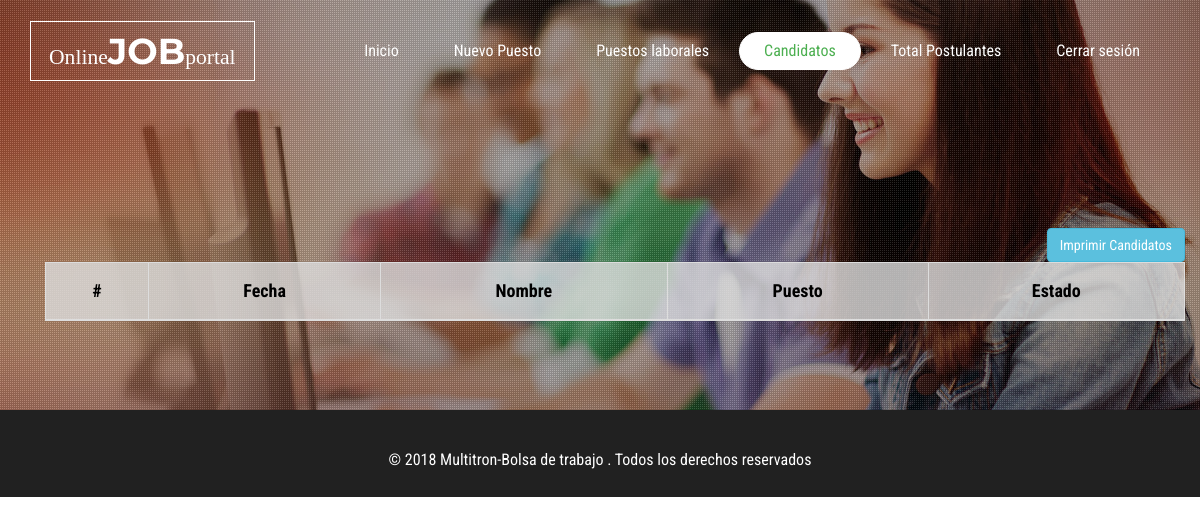
/user/jobprovider/candidatos.php, run on an earlier commit of the app's database.
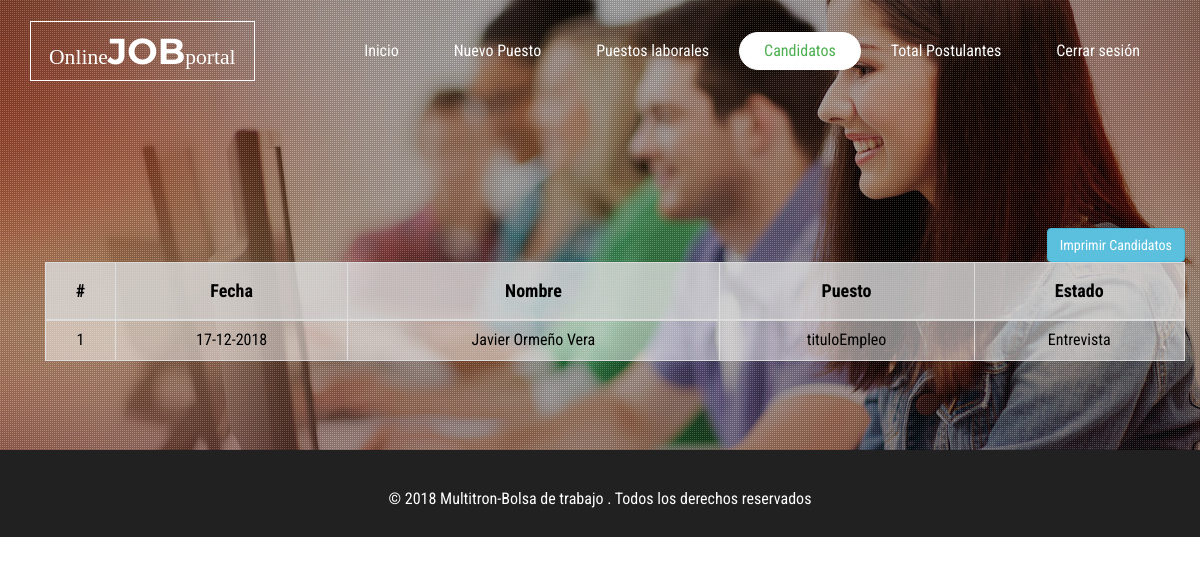
And on a later commit of the database.
### tables this page shows
CREATE TABLE `postulante_empleo` (
  `id_postulante_empleo` int(11) NOT NULL,
  `id_empleo` int(11) NOT NULL,
  `id_postulante` int(11) NOT NULL,
  `calificacion_cv` int(11) NOT NULL,
  `calificacion_conocimientos` int(11) NOT NULL,
  `calificacion_psicologico` int(11) NOT NULL,
  `calificacion_entrevista` int(11) NOT NULL,
  `fase` int(11) NOT NULL,
  `estado_fase` int(11) NOT NULL,
  `rechazado` int(11) NOT NULL
);

CREATE TABLE `postulante` (
  `id_postulante` int(11) NOT NULL,
  `nombre` varchar(100) NOT NULL,
  `dni` varchar(8) DEFAULT NULL,
  `direccion` varchar(70) DEFAULT NULL,
  `distrito` varchar(70) DEFAULT NULL,
  `email` varchar(50) NOT NULL,
  `telefono` varchar(9) DEFAULT NULL,
  `edad` varchar(100) DEFAULT NULL,
  `sexo` varchar(15) DEFAULT NULL,
  `estado_civil` varchar(30) DEFAULT NULL,
  `lugar_nac` varchar(110) DEFAULT NULL,
  `institucion` varchar(100) DEFAULT NULL,
  `carrera` varchar(8) DEFAULT NULL,
  `foto` varchar(50) DEFAULT NULL,
  `puesto` varchar(50) DEFAULT NULL,
  `conocimientos` varchar(50) DEFAULT NULL
);

CREATE TABLE `empleo` (
  `id_empleo` int(11) NOT NULL,
  `titulo` varchar(100) NOT NULL,
  `ubicacion` varchar(100) NOT NULL,
  `descripcion` varchar(500) NOT NULL,
  `estado` int(11) NOT NULL DEFAULT '1',
  `fecha` datetime NOT NULL DEFAULT CURRENT_TIMESTAMP,
  `c_php` int(11) NOT NULL,
  `c_java` int(11) NOT NULL,
  `c_python` int(11) NOT NULL,
  `c_ofimatica` int(11) NOT NULL,
  `c_angular` int(11) NOT NULL,
  `c_laravel` int(11) NOT NULL,
  `c_net` int(11) NOT NULL,
  `c_sql` int(11) NOT NULL,
  `fase` int(11) NOT NULL
);

### user/jobprovider/candidatos.php (the view, shortened to what the changed rows need)
<html>
<!DOCTYPE html>
<html lang="en">
<head>
<link href="css/bootstrap.css" rel="stylesheet" type="text/css" media="all" />
<link rel="stylesheet" href="css/style.css" type="text/css" media="all" />
<link href="css/font-awesome.css" rel="stylesheet">
<link rel="stylesheet" href="css/flexslider.css" type="text/css" media="screen" />
</head>
<body>
	<div class="banner-top">
		<div class="slider">
			<div class="callbacks_container">
				<ul class="rslides callbacks callbacks1" id="slider4">
					<li>
						<div class="w3layouts-banner-top jarallax">
							<div class="agileinfo-dot">
								<div class="container" style="color: #fff;">
                                    <br><br><br><br><br>
<br><br><br>                              <br><br>
                                    <div class="container">
                                        <div class="table-responsive">
                                            <table class="table table-bordered" style="color: #000; background-color: rgba(255, 255, 255, .5)">
                                                <thead>
                                                    <tr style="background-color: rgba(211,211,211, .6)">
                                                        <th style="text-align: center"><h4><b>#</b></h4></th>
                                                        <th style="text-align: center"><h4><b>Fecha</b></h4></th>
                                                        <th style="text-align: center"><h4><b>Nombre</b></h4></th>
                                                        <th style="text-align: center"><h4><b>Puesto</b></h4></th>
                                                        <th style="text-align: center"><h4><b>Estado</b></h4></th>
                                                    </tr>
                                                </thead>
                                                <tbody>
                                                <?php
                                                $con=conectar();
                                                $queryJobs = "SELECT postulante_empleo.id_postulante_empleo, postulante_empleo.calificacion_cv,
                                                                  postulante_empleo.calificacion_conocimientos, postulante_empleo.calificacion_psicologico, postulante_empleo.calificacion_entrevista,
                                                                  postulante_empleo.fase, postulante.nombre, postulante_empleo.estado_fase, empleo.titulo FROM postulante_empleo
                                                                  INNER JOIN postulante ON postulante_empleo.id_postulante = postulante.id_postulante AND postulante_empleo.rechazado = 0 and postulante.rol='P'
                                                                  INNER JOIN empleo ON empleo.id_empleo = postulante_empleo.id_empleo";
                                                $stmtJobs = mysqli_query($con,$queryJobs);
                                                $i = 0;
                                                while($row = mysqli_fetch_array($stmtJobs)) {
                                                    $i++;
                                                    ?>
                                                    <tr>
                                                        <td align="center"><?php echo $i ?></td>
                                                        <td align="center"><?php echo  date("d-m-Y") ?></td>
                                                        <td align="center"><?php echo $row['nombre'];?></td>
                                                        <td align="center"><?php echo $row['titulo']; ?></td>
                                                        <td align="center"><?php
                                                            if($row['fase'] == 1)
                                                                echo "Evaluación de CV";
                                                            else{
                                                                if($row['fase'] == 2)
                                                                    echo "Evaluación de conocimientos";
                                                                else {
                                                                    if ($row['fase'] == 3)
                                                                        echo "Evaluación psicológica";
                                                                    else
                                                                        echo "Entrevista";
                                                                }
                                                            }?></td>
                                                    </tr>
                                                    <?php
                                                }
                                                ?>
                                                </tbody>
                                            </table>
                                        </div>
                                    </div>
                                    <br><br><br>
								</div>
							</div>
						</div>
					</li>
				</ul>
			</div>
		</div>
	</div>
	<div class="banner">
		<div class="header">
			<div class="container">
				<nav class="navbar navbar-default">
					<div class="navbar-header">
                        <div class="w3layouts-logo">
                            <h1><a href="index.html"> <span>Online</span>Job<span>portal</span></a></h1>
                        </div>
                    </div>
				</nav>
			</div>
		</div>
	</div>
</body>
</html>

What changed in the data, as far as the page shows it:
added postulante_empleo: id_postulante.nombre "Javier Ormeño Vera", id_empleo.titulo "tituloEmpleo", fase "Entrevista"
